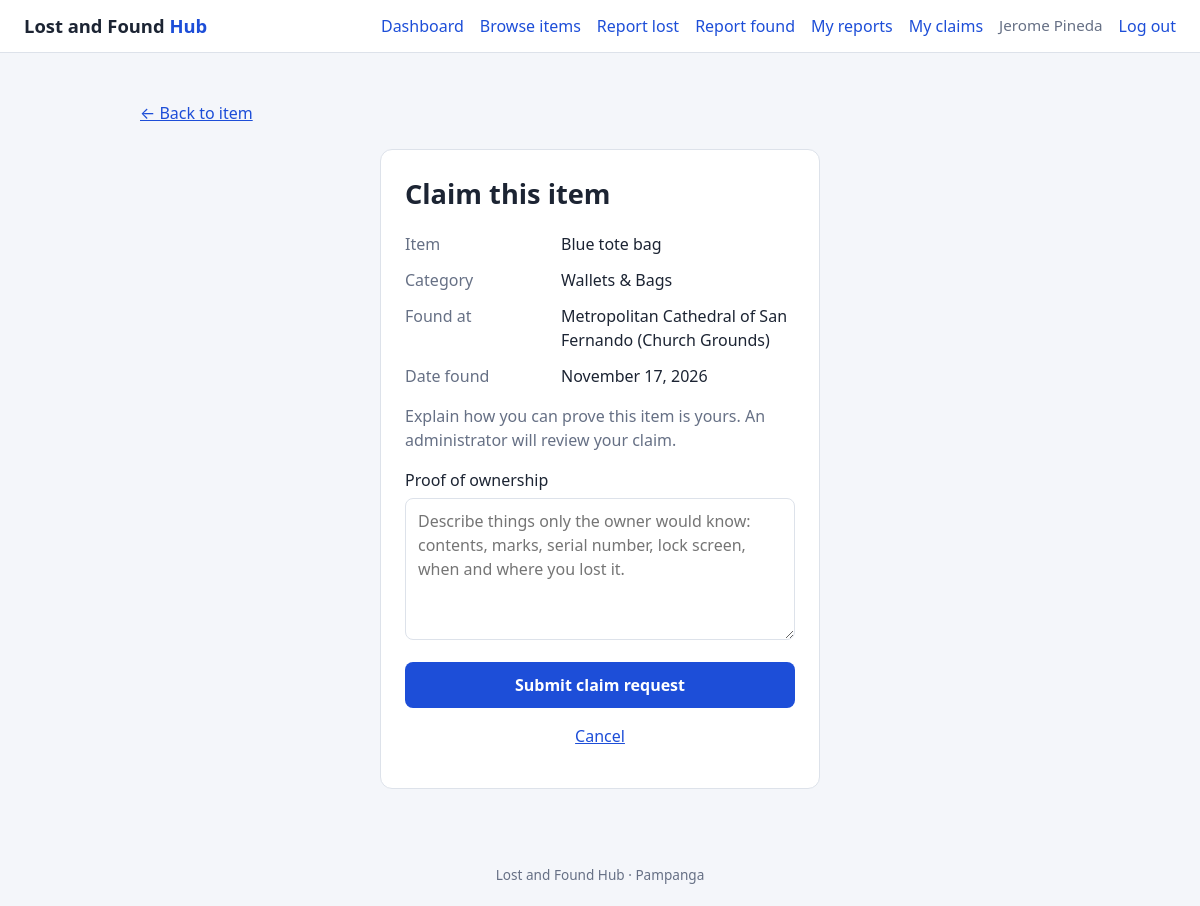
Screenshot of /claim_add.php?id=8 (signed in) with the database file from the repository.
### tables this page shows
CREATE TABLE Found_Item (
  found_item_id INT AUTO_INCREMENT PRIMARY KEY,
  user_id       INT NOT NULL,
  category_id   INT NOT NULL,
  location_id   INT NOT NULL,
  item_name     VARCHAR(100) NOT NULL,
  description   TEXT,
  date_found    DATE NOT NULL,
  image         VARCHAR(255),
  status        ENUM('Available','Claimed','Returned') NOT NULL DEFAULT 'Available',
  date_posted   TIMESTAMP NOT NULL DEFAULT CURRENT_TIMESTAMP,
  FOREIGN KEY (user_id)     REFERENCES `User`(user_id)       ON DELETE RESTRICT,
  FOREIGN KEY (category_id) REFERENCES Category(category_id) ON DELETE RESTRICT,
  FOREIGN KEY (location_id) REFERENCES Location(location_id) ON DELETE RESTRICT
);

CREATE TABLE Category (
  category_id          INT AUTO_INCREMENT PRIMARY KEY,
  category_name        VARCHAR(50) NOT NULL UNIQUE,
  category_description VARCHAR(255)
);

CREATE TABLE Location (
  location_id   INT AUTO_INCREMENT PRIMARY KEY,
  location_name VARCHAR(100) NOT NULL,
  building      VARCHAR(100),
  description   VARCHAR(255)
);

### includes/config.php (called while the page is built, shortened)
<?php
function e($value): string {
    return htmlspecialchars((string)$value, ENT_QUOTES, 'UTF-8');
}

### claim_add.php (the view, shortened to what this page needs)
<?php
require __DIR__ . '/includes/config.php';
$id  = (int)($_GET['id'] ?? 0);
$item = false;
if ($id > 0) {
    $stmt = $pdo->prepare(
        "SELECT f.found_item_id, f.user_id, f.item_name, f.date_found, f.status,
                c.category_name, lo.location_name, lo.building
         FROM Found_Item f
         JOIN Category c  ON c.category_id  = f.category_id
         JOIN Location lo ON lo.location_id = f.location_id
         WHERE f.found_item_id = ?"
    );
    $stmt->execute([$id]);
    $item = $stmt->fetch();
}
    ?>
    <?php
$blocked = null;
$claimText = '';
require __DIR__ . '/includes/header.php';
?>
<p><a href="<?= BASE_URL ?>/item_view.php?type=Found&amp;id=<?= (int)$id ?>">&larr; Back to item</a></p>
<div class="card narrow">
  <h1>Claim this item</h1>
  <dl class="details">
    <dt>Item</dt>
    <dd><?= e($item['item_name']) ?></dd>
    <dt>Category</dt>
    <dd><?= e($item['category_name']) ?></dd>
    <dt>Found at</dt>
    <dd><?= e($item['location_name']) ?><?= $item['building'] ? ' (' . e($item['building']) . ')' : '' ?></dd>
    <dt>Date found</dt>
    <dd><?= e(date('F j, Y', strtotime($item['date_found']))) ?></dd>
  </dl>
  <?php if ($blocked): ?>
    <div class="alert error"><?= e($blocked) ?></div>
    <p class="center"><a href="<?= BASE_URL ?>/items.php">Back to browse</a></p>
  <?php else: ?>
    <p class="muted">Explain how you can prove this item is yours. An administrator will review your claim.</p>
    <form method="POST" novalidate>
      <label>Proof of ownership
        <textarea name="claim_description" rows="5" maxlength="1000"
                  placeholder="Describe things only the owner would know: contents, marks, serial number, lock screen, when and where you lost it."><?= e($claimText) ?></textarea>
      </label>
      <button class="btn">Submit claim request</button>
    </form>
    <p class="muted center"><a href="<?= BASE_URL ?>/item_view.php?type=Found&amp;id=<?= (int)$id ?>">Cancel</a></p>
  <?php endif; ?>
</div>
<?php require __DIR__ . '/includes/footer.php'; ?>

### assets/style.css (style rules this page uses)
:root { --bg: #f4f6fa; --card: #ffffff; --text: #1c2433; --muted: #667085; --line: #dde2ea; --primary: #1d4ed8; --primary-dark: #1e40af; --danger-bg: #fdecec; --danger: #b42318; --ok-bg: #e7f6ec; --ok: #067647; }
* { box-sizing: border-box; }
body { margin: 0; font-family: system-ui, -apple-system, "Segoe UI", Roboto, Arial, sans-serif; background: var(--bg); color: var(--text); line-height: 1.5; min-height: 100vh; display: flex; flex-direction: column; }
a { color: var(--primary); }
h1 { margin: 0 0 4px; font-size: 1.7rem; }
.muted { color: var(--muted); }
.center { text-align: center; }
.card { background: var(--card); border: 1px solid var(--line); border-radius: 12px; padding: 24px; }
.card.narrow { max-width: 440px; margin: 24px auto; }
label { display: block; margin-top: 14px; font-weight: 500; }
input, select, textarea { display: block; width: 100%; margin-top: 6px; padding: 10px 12px; border: 1px solid var(--line); border-radius: 8px; font: inherit; background: #fff; }
.btn { display: block; width: 100%; margin: 22px 0 14px; padding: 11px 16px; background: var(--primary); color: #fff; border: 0; border-radius: 8px; font: inherit; font-weight: 600; cursor: pointer; }
.details { margin: 18px 0 0; display: grid; grid-template-columns: 140px 1fr; gap: 12px 16px; }
.details dt { color: var(--muted); font-weight: 500; }
.details dd { margin: 0; }

### rows the page displays
found_item: item_name "Blue tote bag", category.category_name "Wallets & Bags", location.location_name "Metropolitan Cathedral of San Fernando", location.building "Church Grounds", date_found "November 17, 2026"

### other values shown
$_SESSION['user_name'] "Jerome Pineda"
